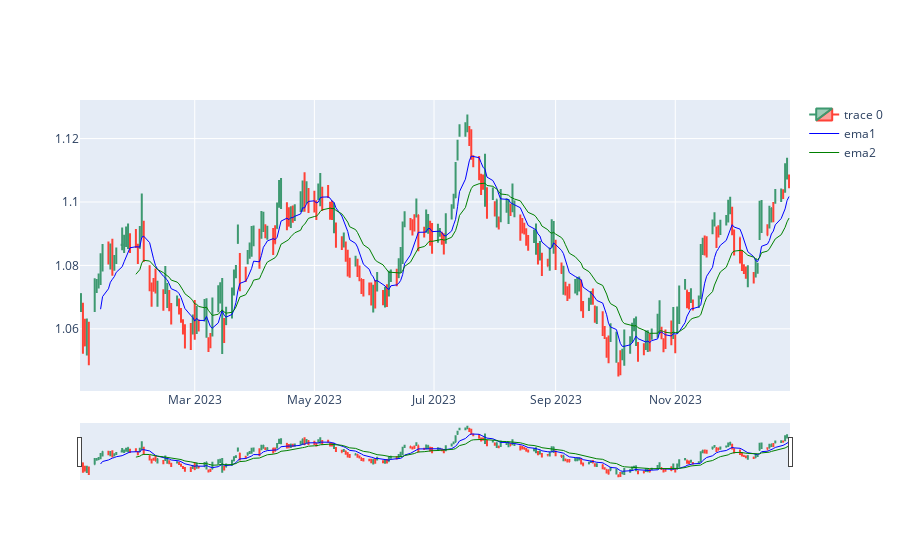

The notebook cell saved with this chart:
### Code cell
lt.plot()

### Figure 1 — Plotly figure (JSON) as saved in the notebook; plotly's stock layout.template omitted (floating-point values rounded to 4 significant figures; data arrays with more than 128 entries replaced by an {"elided": "..."} marker saying what was removed)
{"data": [{"close": {"elided": "260 float values"}, "high": {"elided": "260 float values"}, "low": {"elided": "260 float values"}, "open": {"elided": "260 float values"}, "type": "candlestick", "x": {"elided": "260 str values"}}, {"line": {"color": "blue", "width": 1}, "name": "ema1", "type": "scatter", "x": {"elided": "260 str values"}, "y": {"elided": "260 float values"}}, {"line": {"color": "green", "width": 1}, "name": "ema2", "type": "scatter", "x": {"elided": "260 str values"}, "y": {"elided": "260 float values"}}], "layout": {}}
